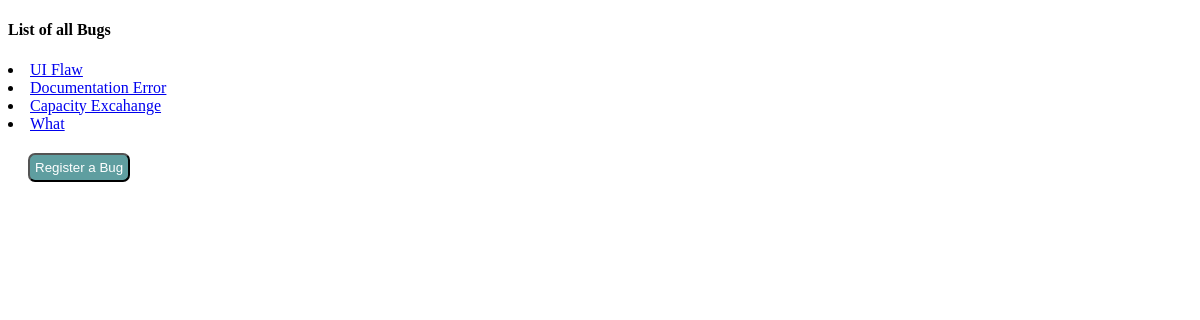
Before: / with the older database file.
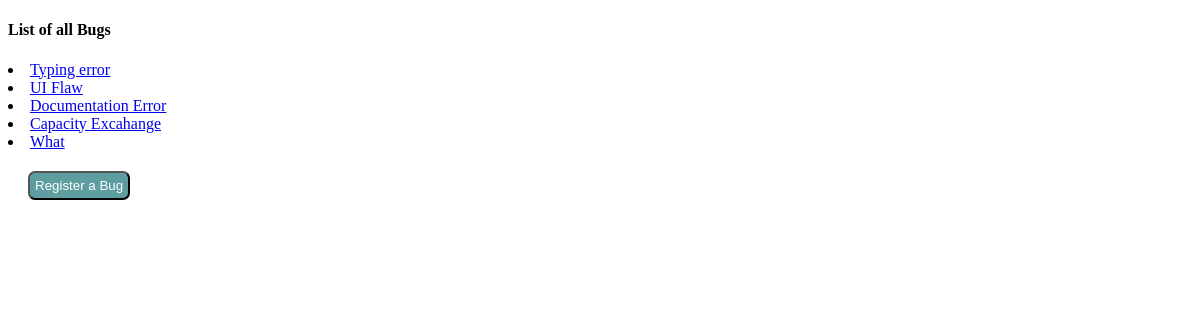
After: the same page with the newer database file.
### bug/models.py (models this page shows, shortened)
class Bug(models.Model):
    description = models.CharField(max_length=200)
    bug_type = models.CharField(max_length=200)
    report_date = models.DateTimeField("report date")
    status = models.CharField(max_length=200)

### bug/views.py (the view)
# urls.py: path("", IndexView.as_view(), name = "index"),
class IndexView(generic.ListView):
    template_name = "bug/index.html"
    context_object_name = "latest_bug_list"
    def get_queryset(self):
        return Bug.objects.filter(report_date__lte=timezone.now()).order_by("-report_date")[
        :5
    ]

### bug/templates/bug/index.html (shortened to what this page needs)
<!DOCTYPE html>
<html>
    <head>
    </head>
    <body>
        <h4>List of all Bugs</h4>
        {% for bug in latest_bug_list %}
        <li><a href="{% url 'detail' bug.id %}"> {{ bug.description }}</a></li>
        {% endfor %}
        <button style="background-color: cadetblue; color: white; text-decoration: none; padding: 5px; margin: 20px; border-radius: 7px;"><a style="color: white; text-decoration: none;" href="{% url 'register-bug' %}">Register a Bug</a> </button>
    </body>
</html>

Changed rows visible on the page:
added Bug: description "Typing error"
